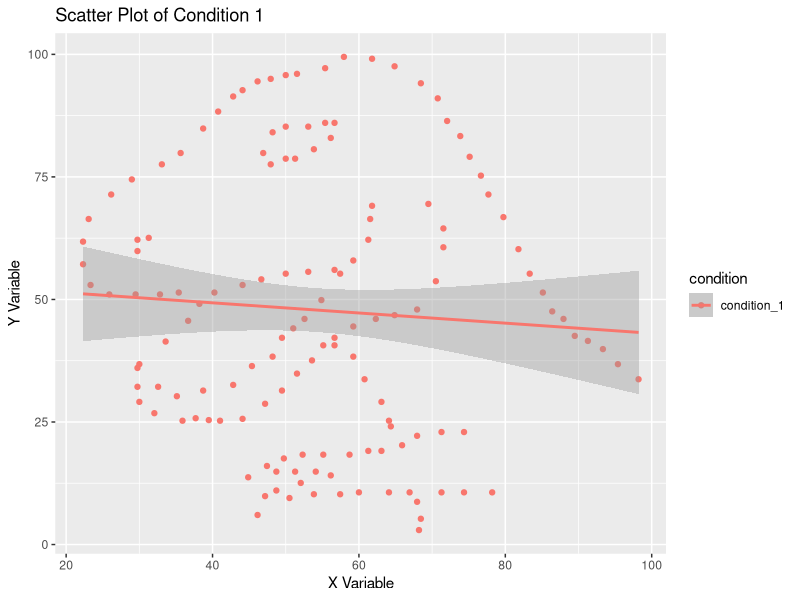
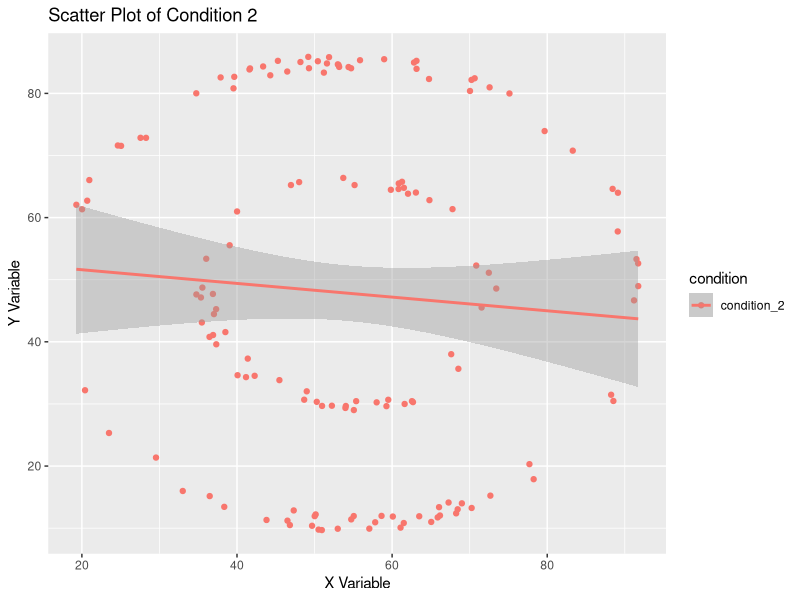
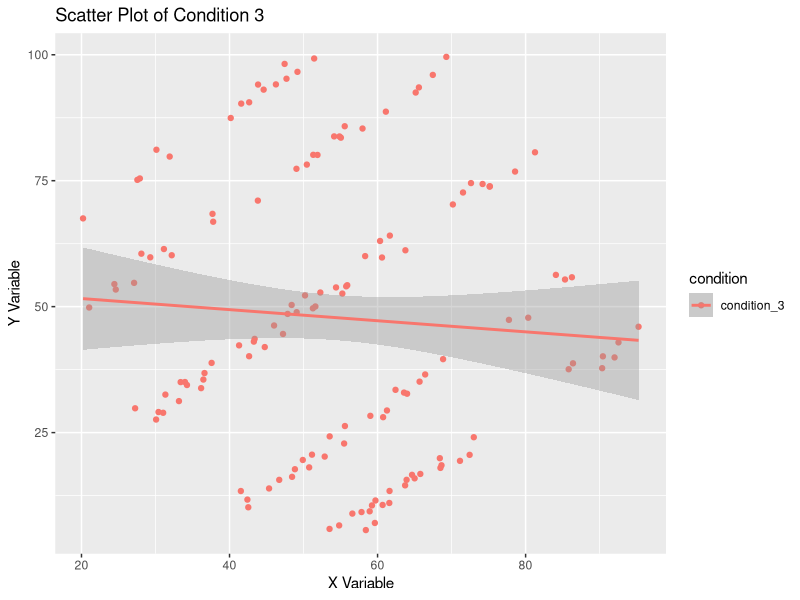
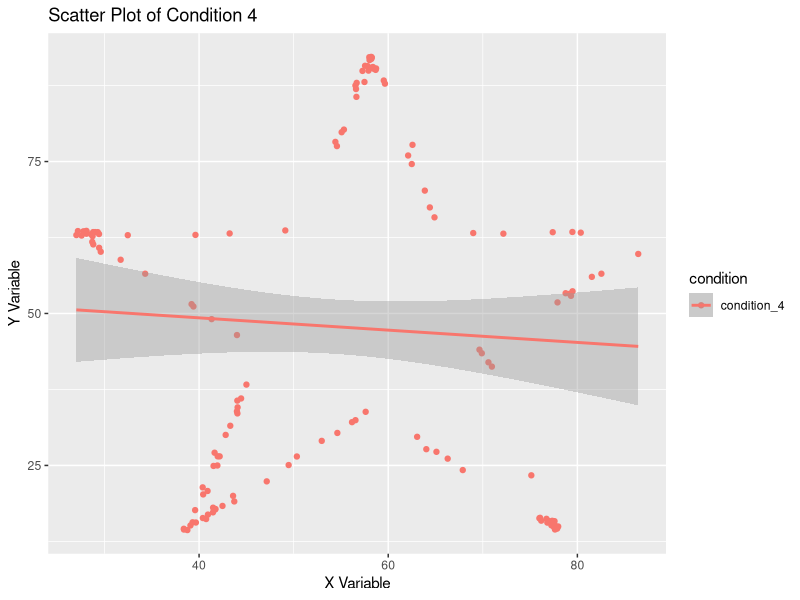
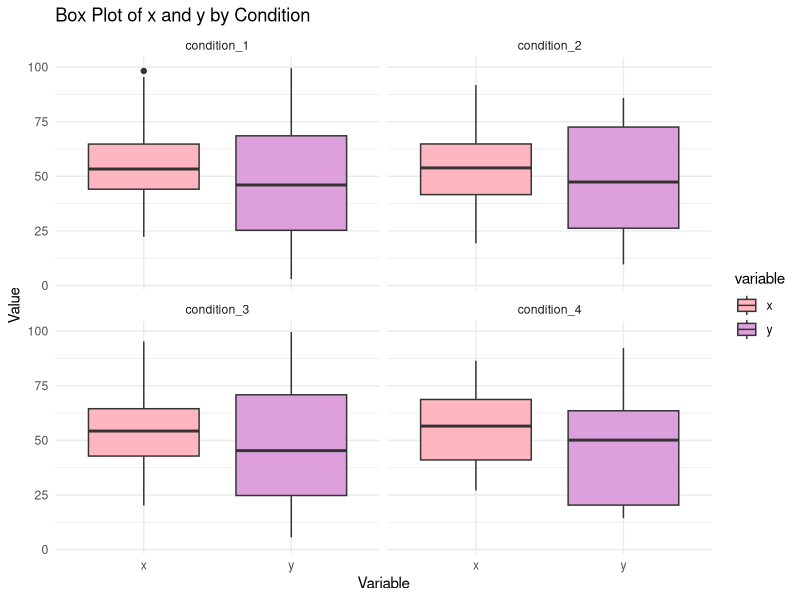
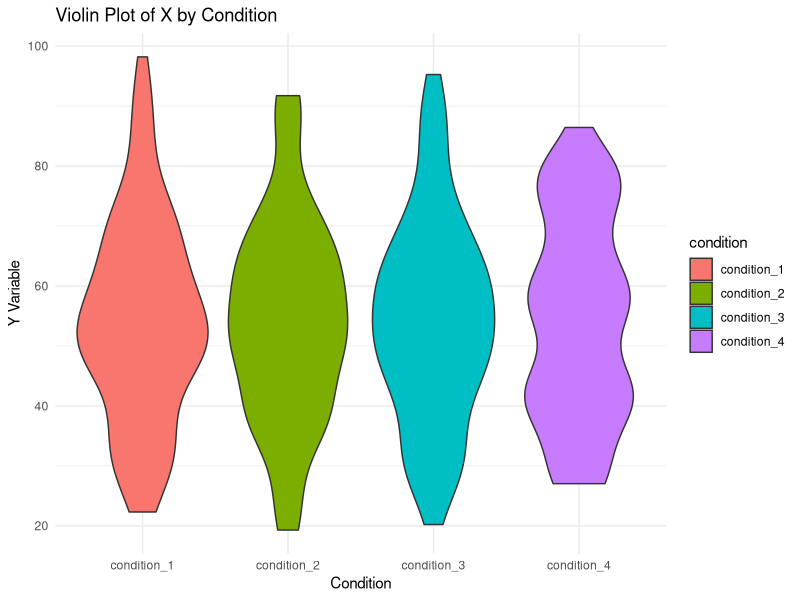
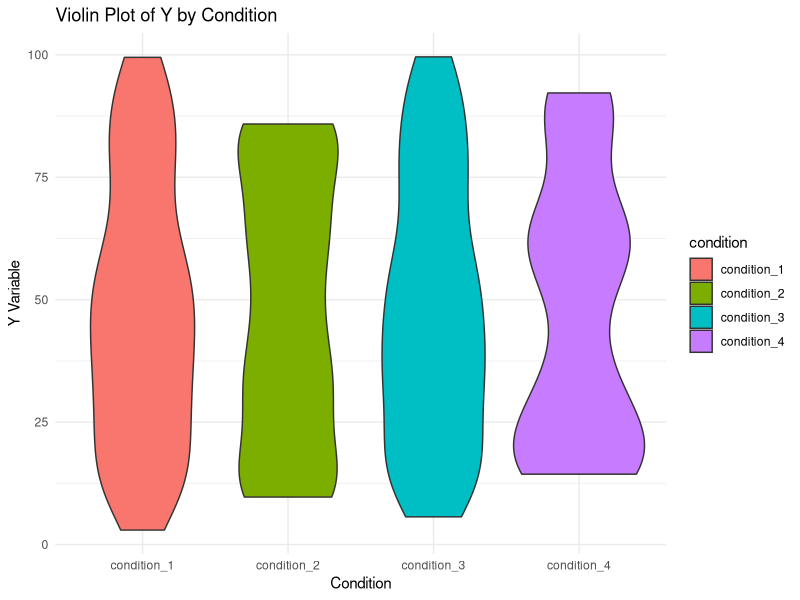

The R script that drew these images, in order:
## ---- chunk 1
# this is to load the data into R Notebook
data = read.csv("assignment_dataVis_dataset.csv")
head(data)
## ---- chunk 2

# Here I am dividing the data frame by condition
condition1 <- data[1:142, ]
condition2 <- data[143:284, ]
condition3 <- data[285:426, ]
condition4 <- data[427:568, ]

# Below is the code for the x and y mean for all conditions. 
meancond1x <- mean(condition1$x)
meancond1y <- mean(condition1$y)

meancond2x <- mean(condition2$x)
meancond2y <- mean(condition2$y)

meancond3x <- mean(condition3$x)
meancond3y <- mean(condition3$y)

meancond4x <- mean(condition4$x)
meancond4y <- mean(condition4$y)

print(meancond1x)
print(meancond1y)
print(meancond2x)
print(meancond2y)
print(meancond3x)
print(meancond3y)
print(meancond4x)
print(meancond4y)

## ---- chunk 3

# Below are the code lined to calculate the standard deviation values for x and y
sdcond1x <- sd(condition1$x)
sdcond1y <- sd(condition1$y)

sdcond2x <- sd(condition2$x)
sdcond2y <- sd(condition2$y)

sdcond3x <- sd(condition3$x)
sdcond3y <- sd(condition3$y)

sdcond4x <- sd(condition4$x)
sdcond4y <- sd(condition4$y)

print(sdcond1x)
print(sdcond1y)
print(sdcond2x)
print(sdcond2y)
print(sdcond3x)
print(sdcond3y)
print(sdcond4x)
print(sdcond4y)

## ---- chunk 4
library(ggplot2) # this needs to be loaded to make the graphs 

# Scatter plot for condition 1 
ggplot(condition1, aes(x = x, y = y, color = condition)) +
  geom_point() +
  geom_smooth(method = "lm", se = TRUE) +
  labs(title = "Scatter Plot of Condition 1",
       x = "X Variable",
       y = "Y Variable") 
  

# Scatter plot for condition 2 
ggplot(condition2, aes(x = x, y = y, color = condition)) +
  geom_point() +
  geom_smooth(method = "lm", se = TRUE) +
  labs(title = "Scatter Plot of Condition 2",
       x = "X Variable",
       y = "Y Variable") 
  

# Scatter plot for condition 3 
ggplot(condition3, aes(x = x, y = y, color = condition)) +
  geom_point() +
  geom_smooth(method = "lm", se = TRUE) +
  labs(title = "Scatter Plot of Condition 3",
       x = "X Variable",
       y = "Y Variable") 
  

# Scatter plot for condition 4 
ggplot(condition4, aes(x = x, y = y, color = condition)) +
  geom_point() +
  geom_smooth(method = "lm", se = TRUE) +
  labs(title = "Scatter Plot of Condition 4",
       x = "X Variable",
       y = "Y Variable") 
  
# geom_smooth(method = "lm", se = TRUE) this line of code adds a trend line. The se = TRUE is for the standard error and adds a confidence band on the regression line to show the uncertainty of the fit. 
## ---- chunk 5
install.packages("reshape2")  # have to install this package in order to turn the data into long format. 
library(reshape2) # this will load package.  

# this will turn the data into long format for the graphs. 
data_long <- melt(data, id.vars = "condition", measure.vars = c("x", "y"))

## ---- chunk 6

# this graph is a good way to look at the 4 conditions side by side while comparing the x and y values as well 

ggplot(data_long, aes(x = variable, y = value, fill = variable)) +
  geom_boxplot() +
  facet_wrap(~condition) +
  labs(title = "Box Plot of x and y by Condition", y = "Value", x = "Variable") +
  theme_minimal() +
  scale_fill_manual(values = c("lightpink", "plum"))


## ---- chunk 7

# Below are the violin plots for the x values and the y values for each condition

ggplot(data, aes(x = condition, y = x, fill = condition)) +
  geom_violin() +
  labs(title = "Violin Plot of X by Condition", x = "Condition", y = "Y Variable") +
  theme_minimal()

ggplot(data, aes(x = condition, y = y, fill = condition)) +
  geom_violin() +
  labs(title = "Violin Plot of Y by Condition", x = "Condition", y = "Y Variable") +
  theme_minimal()
